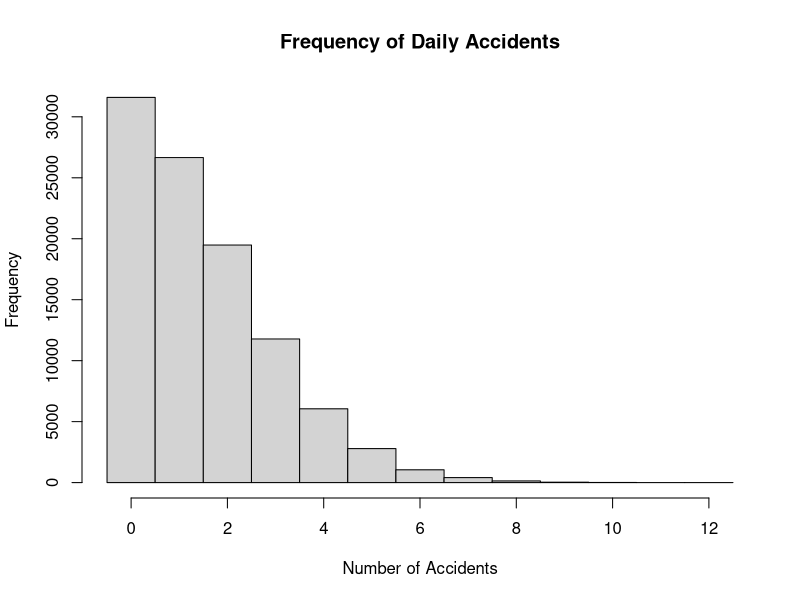

Generate this figure with R:
install.packages('expm')
library('expm')

# Excersize 1.35 ----------------------------
accidents <- function() {
   poisson_param <- runif(1,0,3)
   rpois(1, poisson_param)
}

number_days <- 100000
nbr_accidents <- replicate(number_days, accidents())

sprintf("Mean number of accidents per day: %f", mean(nbr_accidents))

sprintf("Variance in number of accidents per day: %f", var(nbr_accidents))

hist(nbr_accidents,
     breaks=(-0.5:(max(nbr_accidents)+0.5)),
     main='Frequency of Daily Accidents',
     xlab='Number of Accidents')

# Exercise 2.27 ------------------------------

# (a)
gamble <- function(k,n,p) {
   # Run until win or loss
   while (k > 0 && k < n) {
      r <- runif(1,0,1)
      if (r >= p) {
         k <- k + 1
      } else {
         k <- k - 1
      }
      #print(k)
   }
   if (k == 0) {
      0
   } else {
      1
   }
}

k <- 2   # Starting capital
n <- 5   # Win condition
p <- 1/2 # Win probability

trials <- 100000

simlist <- replicate(trials, gamble(k,n,p))
win_mean <- mean(simlist)

sprintf("Expected risk of ruin: %f", 1 - win_mean)

# (b)
init_state = c(0, 0, 1, 0, 0, 0)

trans_prob <- c(  1,   0,   0,   0,   0,   0,
                1/2,   0, 1/2,   0,   0,   0,
                  0, 1/2,   0, 1/2,   0,   0,
                  0,   0, 1/2,   0, 1/2,   0,
                  0,   0,   0, 1/2,   0, 1/2,
                  0,    0,   0,   0,   0,  1)

P <- matrix(trans_prob, nrow=6, byrow=TRUE)
rownames(P) <- c("0", "1", "2", "3", "4", "5")
colnames(P) <- c("0", "1", "2", "3", "4", "5")

n <- 100

final_prob <- init_state %*% (P %^% n)

sprintf("Longterm probability for ruin: %f", final_prob[1])

# (c)

exact_prob = (n - k)/n
sprintf("Exact probability: %f", exact_prob)


# Exercise 3.52 -------------------------------

# (a) See example 3.28.

# You can't really be in the states 2, 5 and 8 so we don't need those states 
# represented in our transition matrix. 

trans_prob <- c(0, 1, 1, 1, 0, 1, 0,
                0, 0, 2, 1, 0, 1, 0,
                0, 0, 1, 1, 1, 1, 0,
                0, 0, 1, 1, 1, 1, 0,
                0, 0, 0, 1, 1, 1, 1,
                0, 0, 0, 1, 0, 2, 1,
                0, 0, 0, 0, 0, 0, 4) / 4

P <- matrix(trans_prob, ncol=7, byrow=TRUE)
rownames(P) <- c("0", "1", "3", "4", "6", "7", "9")
colnames(P) <- c("0", "1", "3", "4", "6", "7", "9")

Q <- P[1:6,1:6]
F <- solve(diag(6) - Q)
a <- F %*% rep(1,6)

colnames(a) <- c("9")

sprintf("Expected number of steps to win finish the game (0->9): %f", (a[1]))

# (b) See example 3.29.

# We make 3 an absorbing state since we have two possible outcomes: either we 
# pass through 3 or we don't.

P2 <- P[3:7, 3:7] # No prob to land on 0,1
P2 <- P2[c(2,3,4,1,5), c(2,3,4,1,5)] # Reorder to block matrix
P2[4, 1:5] <- c(0, 0, 0, 1, 0) 

Q <- P2[1:3, 1:3]
R <- P2[1:3, 4:5]
F <- solve(diag(3) - Q)
a <- F %*% R

#colnames(a) <- c("3", "9")

sprintf("Probability of passing through 3 if starting on 6: %f", a["6","3"])
sprintf("Probability of not passing through 3 if starting on 6: %f", a["6","9"])
